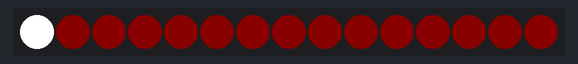
This program was run on a simulated Raspberry Pi Pico running MicroPython. Shown: 15 RGB LEDs in strip order, left to right. Dim RGB values are drawn brighter than linear.

Above: at 1.15 s.
At 5.66 s:
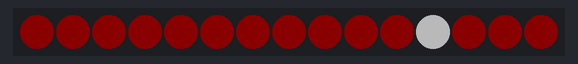
At 10.48 s:
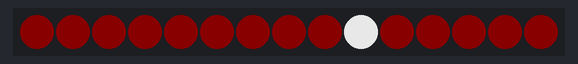
At 20.41 s:
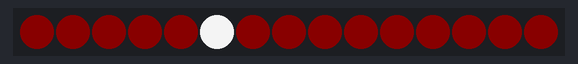
At 29.73 s:
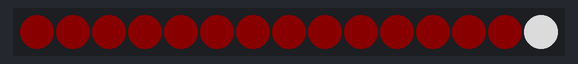
At 39.66 s:
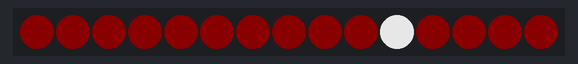

The program:

day-10-bounce-fade-out.py
```python
# Imports
from machine import Pin
from neopixel import NeoPixel
import time

# LED details
GPIOnumber = 2
LEDcount = 15

# Define the strand pin number and number of LEDs from variables
strand = NeoPixel(Pin(GPIOnumber), LEDcount)

# LED index lists
ledindex = [0,1,2,3,4,5,6,7,8,9,10,11,12,13,14]

# Start the strand red at low intensity
strand.fill((10,0,0))
strand.write()
time.sleep(1)

while True:

    # Iterate over each LED
    for led in ledindex:

        # Fade in/out each iterated LED
        for i in range(255,10,-1):

            strand[led] = (i,i,i) # Use i for all values (white) or (i,0,0) (red)
            strand.write()
            time.sleep(0.001) # Fast delay

        # Set the LED back to the original red
        strand[led] = (10,0,0)
        strand.write()
```
